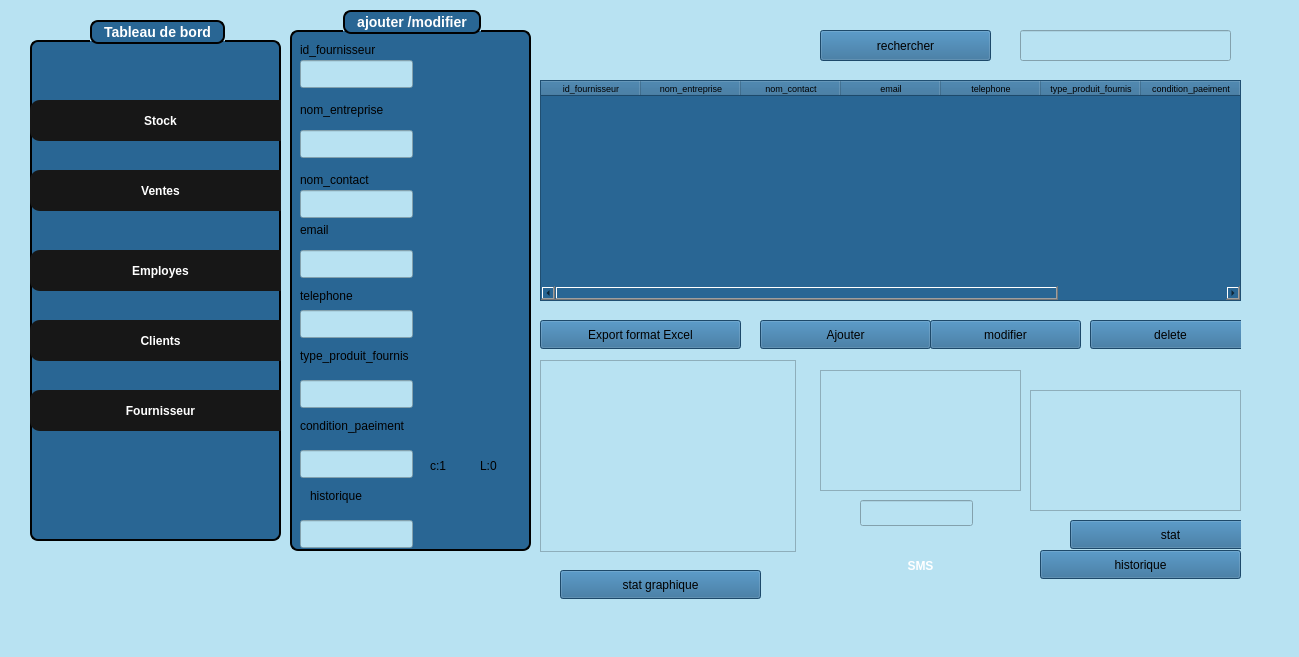
<?xml version="1.0" encoding="UTF-8"?>
<ui version="4.0">
 <class>FournisseurWindow</class>
 <widget class="QMainWindow" name="FournisseurWindow">
  <property name="geometry">
   <rect>
    <x>0</x>
    <y>0</y>
    <width>1299</width>
    <height>657</height>
   </rect>
  </property>
  <property name="windowTitle">
   <string>Gestion des Fournisseurs</string>
  </property>
  <property name="styleSheet">
   <string notr="true">background-color: rgb(184, 226, 242);</string>
  </property>
  <widget class="QWidget" name="centralwidget">
   <widget class="QStackedWidget" name="stackedWidget">
    <property name="geometry">
     <rect>
      <x>290</x>
      <y>-10</y>
      <width>951</width>
      <height>591</height>
     </rect>
    </property>
    <property name="currentIndex">
     <number>0</number>
    </property>
    <widget class="QWidget" name="page">
     <widget class="QPushButton" name="pushButton_6">
      <property name="geometry">
       <rect>
        <x>250</x>
        <y>330</y>
        <width>201</width>
        <height>29</height>
       </rect>
      </property>
      <property name="styleSheet">
       <string notr="true"> background-color: rgb(41, 102, 148);</string>
      </property>
      <property name="text">
       <string>Export format Excel</string>
      </property>
     </widget>
     <widget class="QTableWidget" name="tableWidget_2">
      <property name="geometry">
       <rect>
        <x>250</x>
        <y>90</y>
        <width>701</width>
        <height>221</height>
       </rect>
      </property>
      <property name="styleSheet">
       <string notr="true"> background-color: rgb(41, 102, 148);</string>
      </property>
      <column>
       <property name="text">
        <string>id_fournisseur</string>
       </property>
       <property name="font">
        <font>
         <pointsize>7</pointsize>
        </font>
       </property>
      </column>
      <column>
       <property name="text">
        <string>nom_entreprise</string>
       </property>
       <property name="font">
        <font>
         <pointsize>7</pointsize>
        </font>
       </property>
      </column>
      <column>
       <property name="text">
        <string>nom_contact</string>
       </property>
       <property name="font">
        <font>
         <pointsize>7</pointsize>
        </font>
       </property>
      </column>
      <column>
       <property name="text">
        <string>email</string>
       </property>
       <property name="font">
        <font>
         <pointsize>7</pointsize>
        </font>
       </property>
      </column>
      <column>
       <property name="text">
        <string>telephone</string>
       </property>
       <property name="font">
        <font>
         <pointsize>7</pointsize>
        </font>
       </property>
      </column>
      <column>
       <property name="text">
        <string>type_produit_fournis</string>
       </property>
       <property name="font">
        <font>
         <pointsize>7</pointsize>
        </font>
       </property>
      </column>
      <column>
       <property name="text">
        <string>condition_paeiment</string>
       </property>
       <property name="font">
        <font>
         <pointsize>7</pointsize>
        </font>
       </property>
      </column>
      <column>
       <property name="text">
        <string>historique</string>
       </property>
       <property name="font">
        <font>
         <pointsize>7</pointsize>
        </font>
       </property>
      </column>
     </widget>
     <widget class="QPushButton" name="pushButton_ajouter">
      <property name="geometry">
       <rect>
        <x>470</x>
        <y>330</y>
        <width>171</width>
        <height>29</height>
       </rect>
      </property>
      <property name="styleSheet">
       <string notr="true"> background-color: rgb(41, 102, 148);</string>
      </property>
      <property name="text">
       <string>Ajouter</string>
      </property>
     </widget>
     <widget class="QPushButton" name="pushButton_modifier">
      <property name="geometry">
       <rect>
        <x>640</x>
        <y>330</y>
        <width>151</width>
        <height>29</height>
       </rect>
      </property>
      <property name="styleSheet">
       <string notr="true"> background-color: rgb(41, 102, 148);</string>
      </property>
      <property name="text">
       <string>modifier</string>
      </property>
     </widget>
     <widget class="QPushButton" name="pushButton_delete">
      <property name="geometry">
       <rect>
        <x>800</x>
        <y>330</y>
        <width>161</width>
        <height>29</height>
       </rect>
      </property>
      <property name="styleSheet">
       <string notr="true"> background-color: rgb(41, 102, 148);</string>
      </property>
      <property name="text">
       <string>delete</string>
      </property>
     </widget>
     <widget class="QGroupBox" name="groupBox_2">
      <property name="geometry">
       <rect>
        <x>0</x>
        <y>20</y>
        <width>241</width>
        <height>541</height>
       </rect>
      </property>
      <property name="styleSheet">
       <string notr="true">QGroupBox {
    background-color: rgb(41, 102, 148);   /* blue background */
    border: 2px solid black;               /* black border, 2px wide */
    border-radius: 8px;                    /* rounded corners */
    margin-top: 20px;                      /* space for the title */
    color: white;                          /* title text color */
    font-weight: bold;
    font-size: 14px;
}

QGroupBox::title {
 border: 2px solid black;               /* black border, 2px wide */
    border-radius: 8px;     
background-color: rgb(41, 102, 148);
    subcontrol-origin: margin;
    subcontrol-position: top center;       /* title centered */
    padding: 2px 10px;
}
</string>
      </property>
      <property name="title">
       <string>ajouter /modifier</string>
      </property>
      <widget class="QLabel" name="label">
       <property name="geometry">
        <rect>
         <x>10</x>
         <y>30</y>
         <width>111</width>
         <height>20</height>
        </rect>
       </property>
       <property name="styleSheet">
        <string notr="true"> background-color: rgb(41, 102, 148); 
</string>
       </property>
       <property name="text">
        <string>id_fournisseur</string>
       </property>
      </widget>
      <widget class="QLabel" name="label_6">
       <property name="geometry">
        <rect>
         <x>10</x>
         <y>90</y>
         <width>101</width>
         <height>20</height>
        </rect>
       </property>
       <property name="styleSheet">
        <string notr="true"> background-color: rgb(41, 102, 148); 
</string>
       </property>
       <property name="text">
        <string>nom_entreprise</string>
       </property>
      </widget>
      <widget class="QLabel" name="label_2">
       <property name="geometry">
        <rect>
         <x>10</x>
         <y>160</y>
         <width>101</width>
         <height>20</height>
        </rect>
       </property>
       <property name="styleSheet">
        <string notr="true"> background-color: rgb(41, 102, 148); 
</string>
       </property>
       <property name="text">
        <string>nom_contact</string>
       </property>
      </widget>
      <widget class="QLabel" name="label_3">
       <property name="geometry">
        <rect>
         <x>10</x>
         <y>210</y>
         <width>101</width>
         <height>20</height>
        </rect>
       </property>
       <property name="styleSheet">
        <string notr="true"> background-color: rgb(41, 102, 148); 
</string>
       </property>
       <property name="text">
        <string>email</string>
       </property>
      </widget>
      <widget class="QLabel" name="label_4">
       <property name="geometry">
        <rect>
         <x>10</x>
         <y>270</y>
         <width>161</width>
         <height>31</height>
        </rect>
       </property>
       <property name="styleSheet">
        <string notr="true"> background-color: rgb(41, 102, 148); 
</string>
       </property>
       <property name="text">
        <string>telephone</string>
       </property>
      </widget>
      <widget class="QLineEdit" name="lineEdit">
       <property name="geometry">
        <rect>
         <x>10</x>
         <y>50</y>
         <width>113</width>
         <height>28</height>
        </rect>
       </property>
       <property name="text">
        <string/>
       </property>
      </widget>
      <widget class="QLineEdit" name="lineEdit_3">
       <property name="geometry">
        <rect>
         <x>10</x>
         <y>120</y>
         <width>113</width>
         <height>28</height>
        </rect>
       </property>
       <property name="text">
        <string/>
       </property>
      </widget>
      <widget class="QLineEdit" name="lineEdit_4">
       <property name="geometry">
        <rect>
         <x>10</x>
         <y>180</y>
         <width>113</width>
         <height>28</height>
        </rect>
       </property>
       <property name="text">
        <string/>
       </property>
      </widget>
      <widget class="QLineEdit" name="lineEdit_5">
       <property name="geometry">
        <rect>
         <x>10</x>
         <y>240</y>
         <width>113</width>
         <height>28</height>
        </rect>
       </property>
       <property name="text">
        <string/>
       </property>
      </widget>
      <widget class="QLineEdit" name="lineEdit_6">
       <property name="geometry">
        <rect>
         <x>10</x>
         <y>300</y>
         <width>113</width>
         <height>28</height>
        </rect>
       </property>
       <property name="text">
        <string/>
       </property>
      </widget>
      <widget class="QLineEdit" name="lineEdit_11">
       <property name="geometry">
        <rect>
         <x>10</x>
         <y>510</y>
         <width>113</width>
         <height>28</height>
        </rect>
       </property>
       <property name="text">
        <string/>
       </property>
      </widget>
      <widget class="QLineEdit" name="lineEdit_12">
       <property name="geometry">
        <rect>
         <x>10</x>
         <y>440</y>
         <width>113</width>
         <height>28</height>
        </rect>
       </property>
       <property name="text">
        <string/>
       </property>
      </widget>
      <widget class="QLineEdit" name="lineEdit_13">
       <property name="geometry">
        <rect>
         <x>10</x>
         <y>370</y>
         <width>113</width>
         <height>28</height>
        </rect>
       </property>
       <property name="text">
        <string/>
       </property>
      </widget>
      <widget class="QLabel" name="label_11">
       <property name="geometry">
        <rect>
         <x>10</x>
         <y>330</y>
         <width>161</width>
         <height>31</height>
        </rect>
       </property>
       <property name="styleSheet">
        <string notr="true"> background-color: rgb(41, 102, 148); 
</string>
       </property>
       <property name="text">
        <string>type_produit_fournis</string>
       </property>
      </widget>
      <widget class="QLabel" name="label_12">
       <property name="geometry">
        <rect>
         <x>20</x>
         <y>470</y>
         <width>161</width>
         <height>31</height>
        </rect>
       </property>
       <property name="styleSheet">
        <string notr="true"> background-color: rgb(41, 102, 148); 
</string>
       </property>
       <property name="text">
        <string>historique</string>
       </property>
      </widget>
      <widget class="QLabel" name="label_13">
       <property name="geometry">
        <rect>
         <x>10</x>
         <y>400</y>
         <width>161</width>
         <height>31</height>
        </rect>
       </property>
       <property name="styleSheet">
        <string notr="true"> background-color: rgb(41, 102, 148); 
</string>
       </property>
       <property name="text">
        <string>condition_paeiment</string>
       </property>
      </widget>
      <widget class="QLabel" name="label_14">
       <property name="geometry">
        <rect>
         <x>140</x>
         <y>440</y>
         <width>21</width>
         <height>31</height>
        </rect>
       </property>
       <property name="styleSheet">
        <string notr="true"> background-color: rgb(41, 102, 148); 
</string>
       </property>
       <property name="text">
        <string>c:1</string>
       </property>
      </widget>
      <widget class="QLabel" name="label_15">
       <property name="geometry">
        <rect>
         <x>190</x>
         <y>440</y>
         <width>21</width>
         <height>31</height>
        </rect>
       </property>
       <property name="styleSheet">
        <string notr="true"> background-color: rgb(41, 102, 148); 
</string>
       </property>
       <property name="text">
        <string>L:0</string>
       </property>
      </widget>
     </widget>
     <widget class="QPushButton" name="pushButton_modifier_3">
      <property name="geometry">
       <rect>
        <x>530</x>
        <y>40</y>
        <width>171</width>
        <height>31</height>
       </rect>
      </property>
      <property name="styleSheet">
       <string notr="true"> background-color: rgb(41, 102, 148);</string>
      </property>
      <property name="text">
       <string>rechercher</string>
      </property>
     </widget>
     <widget class="QGraphicsView" name="graphicsView">
      <property name="geometry">
       <rect>
        <x>250</x>
        <y>370</y>
        <width>256</width>
        <height>192</height>
       </rect>
      </property>
     </widget>
     <widget class="QListWidget" name="listWidget">
      <property name="geometry">
       <rect>
        <x>740</x>
        <y>400</y>
        <width>211</width>
        <height>121</height>
       </rect>
      </property>
     </widget>
     <widget class="QPushButton" name="pushButton_8">
      <property name="geometry">
       <rect>
        <x>780</x>
        <y>530</y>
        <width>201</width>
        <height>29</height>
       </rect>
      </property>
      <property name="styleSheet">
       <string notr="true"> background-color: rgb(41, 102, 148);</string>
      </property>
      <property name="text">
       <string>stat</string>
      </property>
     </widget>
     <widget class="QLineEdit" name="l5">
      <property name="geometry">
       <rect>
        <x>730</x>
        <y>40</y>
        <width>211</width>
        <height>31</height>
       </rect>
      </property>
     </widget>
     <widget class="QPushButton" name="pushButton_9">
      <property name="geometry">
       <rect>
        <x>750</x>
        <y>560</y>
        <width>201</width>
        <height>29</height>
       </rect>
      </property>
      <property name="styleSheet">
       <string notr="true"> background-color: rgb(41, 102, 148);</string>
      </property>
      <property name="text">
       <string>historique</string>
      </property>
     </widget>
     <widget class="QTextEdit" name="textEdit">
      <property name="geometry">
       <rect>
        <x>530</x>
        <y>380</y>
        <width>201</width>
        <height>121</height>
       </rect>
      </property>
     </widget>
     <widget class="QLineEdit" name="lineEdit_7">
      <property name="geometry">
       <rect>
        <x>570</x>
        <y>510</y>
        <width>113</width>
        <height>26</height>
       </rect>
      </property>
     </widget>
     <widget class="QPushButton" name="pushButton_38">
      <property name="geometry">
       <rect>
        <x>530</x>
        <y>550</y>
        <width>201</width>
        <height>51</height>
       </rect>
      </property>
      <property name="styleSheet">
       <string notr="true">QPushButton {
    /* 1. Base Orange &quot;Sun&quot; Background (Gradient for a slight shine) */
    background-color: qlineargradient(
        x1: 0, y1: 0, x2: 0, y2: 1,
        stop: 0 #ff8c00,   /* Darker orange at the top */
        stop: 1 #ffa500    /* Lighter orange at the bottom */
    );
    color: white; /* White text for contrast */
    border: 2px solid transparent; /* Transparent border initially */
    border-radius: 5px;
    padding: 10px 20px;
    font-weight: bold;
}

QPushButton:hover {
    /* 2. Bright Contour (Border) when the mouse passes over */
    border: 2px solid #ffcc00; /* Bright yellow border (the glow) */
    background-color: qlineargradient(
        x1: 0, y1: 0, x2: 0, y2: 1,
        stop: 0 #ff951a,   /* Slightly brighter background on hover */
        stop: 1 #ffb01a
    );
}

QPushButton:pressed {
    /* 3. Darker press effect */
    background-color: rgb(0, 170, 127); /* Solid darker orange */
    border: 2px solid #ffcc00;
}</string>
      </property>
      <property name="text">
       <string>SMS</string>
      </property>
     </widget>
    </widget>
    <widget class="QWidget" name="page_2"/>
   </widget>
   <widget class="QGroupBox" name="groupBox">
    <property name="geometry">
     <rect>
      <x>30</x>
      <y>20</y>
      <width>251</width>
      <height>521</height>
     </rect>
    </property>
    <property name="styleSheet">
     <string notr="true">QGroupBox {
    background-color: rgb(41, 102, 148);   /* blue background */
    border: 2px solid black;               /* black border, 2px wide */
    border-radius: 8px;                    /* rounded corners */
    margin-top: 20px;                      /* space for the title */
    color: white;                          /* title text color */
    font-weight: bold;
    font-size: 14px;
}

QGroupBox::title {
 border: 2px solid black;               /* black border, 2px wide */
    border-radius: 8px;     
background-color: rgb(41, 102, 148);
    subcontrol-origin: margin;
    subcontrol-position: top center;       /* title centered */
    padding: 2px 10px;
}</string>
    </property>
    <property name="title">
     <string>Tableau de bord</string>
    </property>
    <widget class="QPushButton" name="pushButton">
     <property name="geometry">
      <rect>
       <x>0</x>
       <y>80</y>
       <width>261</width>
       <height>41</height>
      </rect>
     </property>
     <property name="styleSheet">
      <string notr="true">#pushButton{
    font-family: Arial, Helvetica, sans-serif;
    font-weight: bold;
    color: white;
    background-color: #171717;
    padding: 10px 20px;
    border: none;
    border-radius: 10px;
}

#pushButton:hover {
    background-color: #0c66ed; /* hover effect */
}

#pushButton:pressed {
    background-color: #094bb0; /* pressed effect */
}</string>
     </property>
     <property name="text">
      <string>Stock</string>
     </property>
    </widget>
    <widget class="QPushButton" name="pushButton_2">
     <property name="geometry">
      <rect>
       <x>0</x>
       <y>150</y>
       <width>261</width>
       <height>41</height>
      </rect>
     </property>
     <property name="styleSheet">
      <string notr="true">#pushButton_2 {
    font-family: Arial, Helvetica, sans-serif;
    font-weight: bold;
    color: white;
    background-color: #171717;
    padding: 10px 20px;
    border: none;
    border-radius: 10px;
}

#pushButton_2:hover {
    background-color: #0c66ed; /* hover effect */
}

#pushButton_2:pressed {
    background-color: #094bb0; /* pressed effect */
}</string>
     </property>
     <property name="text">
      <string>Ventes</string>
     </property>
    </widget>
    <widget class="QPushButton" name="pushButton_3">
     <property name="geometry">
      <rect>
       <x>0</x>
       <y>300</y>
       <width>261</width>
       <height>41</height>
      </rect>
     </property>
     <property name="styleSheet">
      <string notr="true">#pushButton_3 {
    font-family: Arial, Helvetica, sans-serif;
    font-weight: bold;
    color: white;
    background-color: #171717;
    padding: 10px 20px;
    border: none;
    border-radius: 10px;
}

#pushButton_3:hover {
    background-color: #0c66ed; /* hover effect */
}

#pushButton_3:pressed {
    background-color: #094bb0; /* pressed effect */
}</string>
     </property>
     <property name="text">
      <string>Clients</string>
     </property>
    </widget>
    <widget class="QPushButton" name="pushButton_4">
     <property name="geometry">
      <rect>
       <x>0</x>
       <y>230</y>
       <width>261</width>
       <height>41</height>
      </rect>
     </property>
     <property name="styleSheet">
      <string notr="true">#pushButton_4 {
    font-family: Arial, Helvetica, sans-serif;
    font-weight: bold;
    color: white;
    background-color: #171717;
    padding: 10px 20px;
    border: none;
    border-radius: 10px;
}

#pushButton_4:hover {
    background-color: #0c66ed; /* hover effect */
}

#pushButton_4:pressed {
    background-color: #094bb0; /* pressed effect */
}</string>
     </property>
     <property name="text">
      <string>Employes</string>
     </property>
    </widget>
    <widget class="QPushButton" name="pushButton_5">
     <property name="geometry">
      <rect>
       <x>0</x>
       <y>370</y>
       <width>261</width>
       <height>41</height>
      </rect>
     </property>
     <property name="styleSheet">
      <string notr="true">#pushButton_5 {
    font-family: Arial, Helvetica, sans-serif;
    font-weight: bold;
    color: white;
    background-color: #171717;
    padding: 10px 20px;
    border: none;
    border-radius: 10px;
}

#pushButton_5:hover {
    background-color: #0c66ed; /* hover effect */
}

#pushButton_5:pressed {
    background-color: #094bb0; /* pressed effect */
}</string>
     </property>
     <property name="text">
      <string>Fournisseur</string>
     </property>
    </widget>
   </widget>
   <widget class="QLabel" name="logoLabel">
    <property name="geometry">
     <rect>
      <x>1230</x>
      <y>10</y>
      <width>60</width>
      <height>60</height>
     </rect>
    </property>
    <property name="minimumSize">
     <size>
      <width>50</width>
      <height>50</height>
     </size>
    </property>
    <property name="maximumSize">
     <size>
      <width>60</width>
      <height>60</height>
     </size>
    </property>
    <property name="styleSheet">
     <string notr="true">background-color: transparent;</string>
    </property>
    <property name="text">
     <string/>
    </property>
    <property name="pixmap">
     <pixmap>:/images/logof.jpg</pixmap>
    </property>
    <property name="scaledContents">
     <bool>true</bool>
    </property>
    <property name="alignment">
     <set>Qt::AlignmentFlag::AlignCenter</set>
    </property>
   </widget>
   <widget class="QPushButton" name="pushButton_7">
    <property name="geometry">
     <rect>
      <x>560</x>
      <y>570</y>
      <width>201</width>
      <height>29</height>
     </rect>
    </property>
    <property name="styleSheet">
     <string notr="true"> background-color: rgb(41, 102, 148);</string>
    </property>
    <property name="text">
     <string>stat graphique</string>
    </property>
   </widget>
  </widget>
  <widget class="QMenuBar" name="menubar">
   <property name="geometry">
    <rect>
     <x>0</x>
     <y>0</y>
     <width>1299</width>
     <height>26</height>
    </rect>
   </property>
  </widget>
  <widget class="QStatusBar" name="statusbar"/>
 </widget>
 <resources/>
 <connections/>
</ui>
